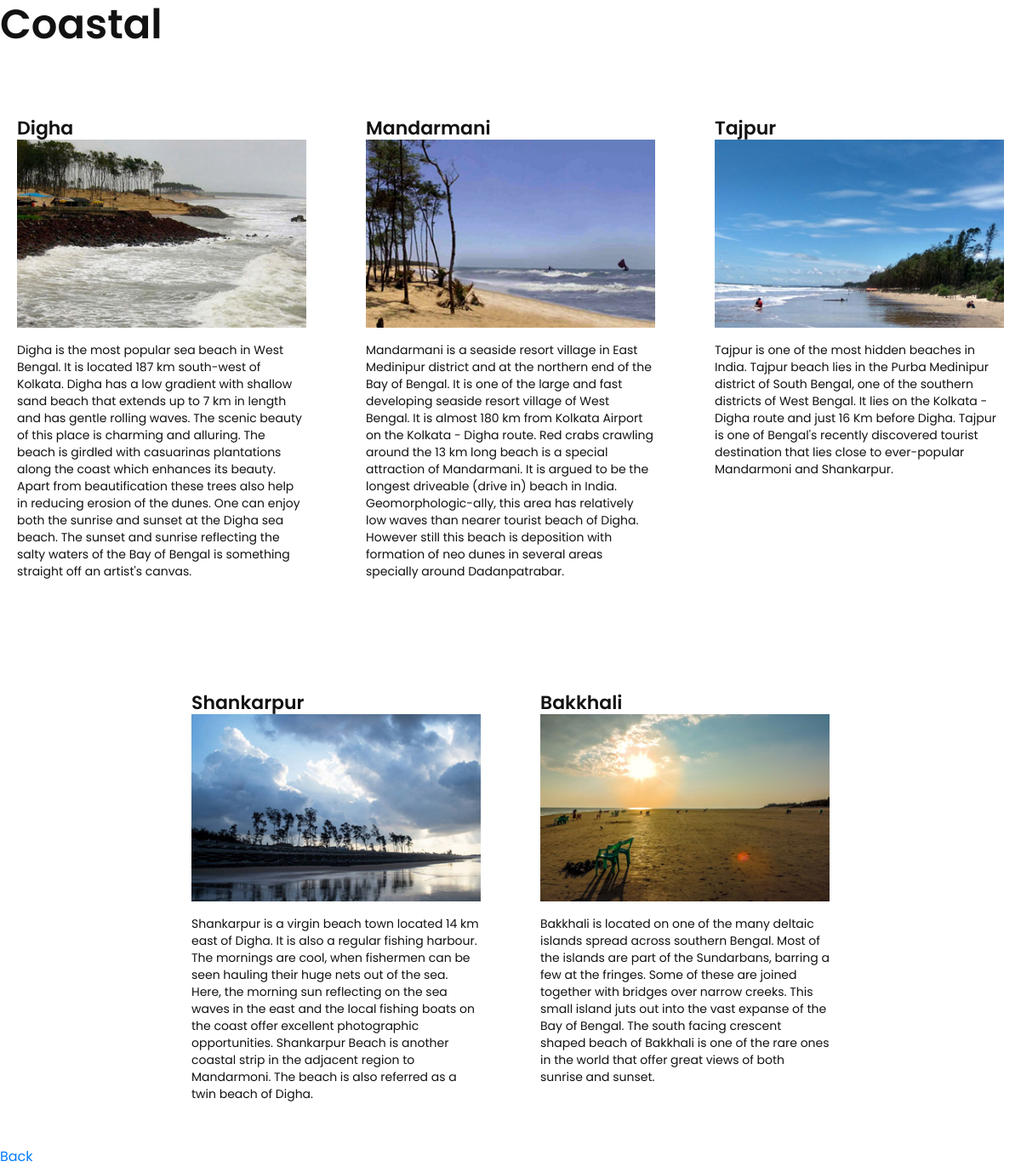
The app's page /destination.php?id=7 with its own data.
### tables this page shows
CREATE TABLE `destinations` (
  `id` int(10) NOT NULL,
  `category_id` int(10) NOT NULL,
  `name` varchar(80) NOT NULL,
  `description` varchar(800) NOT NULL,
  `cover` varchar(80) NOT NULL
);

### destination.php (the view, shortened to what this page needs)
<?php
    include('database/connection.php');
?>
<!doctype html>
<html lang="en">
<head>
    <link rel="stylesheet" href="bootstrap.min.css">
    <link rel="stylesheet" href="style.css">
</head>
<body>
    <?php
        $query = 'SELECT * FROM DESTINATIONS WHERE CATEGORY_ID=' . $_GET['id'];
        $result = mysqli_query($conn, $query);
    ?>
    <h1>
    </h1>
    <div class="row justify-content-center">
        <?php while ($row = mysqli_fetch_object($result)) { ?>
            <div class="col-lg-4 col-md-7 col-sm-9">
                <div class="single-features mt-40">
                    <div class="features-title-icon d-flex justify-content-between">
                        <h4 class="features-title">
                            <?php echo $row->name ?></a>
                        </h4>
                    </div>
                    <div class="features-content">
                        <img src="<?php echo $row->cover ?>" alt="cover">
                        <p class="text"><?php echo $row->description ?></p>
                    </div>
                </div>
            </div>
        <?php } ?>
    </div>
    <a href="index.php">Back</a>
</body>
</html>

### style.css (style rules this page uses)
body { font-family: "Poppins", sans-serif; font-weight: normal; font-style: normal; color: #121212; }
* { margin: 0; padding: 0; -webkit-box-sizing: border-box; -moz-box-sizing: border-box; box-sizing: border-box; }
img { max-width: 100%; }
i, a { display: inline-block; }
h1, h3, h4 { font-family: "Poppins", sans-serif; font-weight: 600; color: #121212; margin: 0px; }
h1 { font-size: 48px; }
h4 { font-size: 22px; }
p { font-size: 16px; font-weight: 400; line-height: 24px; color: #121212; margin: 0px; }
.mt-40 { margin-top: 40px; }
.single-features { padding: 40px 20px 52px; background-color: #fff; }
.single-features .features-content .text { font-size: 14px; line-height: 20px; color: #121212; margin-top: 16px; }

### records on screen
destinations: name "Digha", cover (picture), description "Digha is the most popular sea beach in West Bengal. It is located 187 km south-west of Kolkata. Digha has a low gradient with shallow sand beach that extends up to 7 km in length and has gentle rolling waves. The scenic beauty of this place is charming and alluring. The beach is girdled with casuarinas plantations along the coast which enhances its beauty. Apart from beautification these trees also help in reducing erosion of the dunes. One can enjoy both the sunrise and sunset at the Digha sea beach. The sunset and sunrise reflecting the salty waters of the Bay of Bengal is something straight off an artist's canvas."
destinations: name "Mandarmani", cover (picture), description "Mandarmani is a seaside resort village in East Medinipur district and at the northern end of the Bay of Bengal. It is one of the large and fast developing seaside resort village of West Bengal. It is almost 180 km from Kolkata Airport on the Kolkata - Digha route. Red crabs crawling around the 13 km long beach is a special attraction of Mandarmani. It is argued to be the longest driveable (drive in) beach in India. Geomorphologic-ally, this area has relatively low waves than nearer tourist beach of Digha. However still this beach is deposition with formation of neo dunes in several areas specially around Dadanpatrabar."
destinations: name "Tajpur", cover (picture), description "Tajpur is one of the most hidden beaches in India. Tajpur beach lies in the Purba Medinipur district of South Bengal, one of the southern districts of West Bengal. It lies on the Kolkata - Digha route and just 16 Km before Digha. Tajpur is one of Bengal's recently discovered tourist destination that lies close to ever-popular Mandarmoni and Shankarpur."
destinations: name "Shankarpur", cover (picture), description "Shankarpur is a virgin beach town located 14 km east of Digha. It is also a regular fishing harbour. The mornings are cool, when fishermen can be seen hauling their huge nets out of the sea. Here, the morning sun reflecting on the sea waves in the east and the local fishing boats on the coast offer excellent photographic opportunities. Shankarpur Beach is another coastal strip in the adjacent region to Mandarmoni. The beach is also referred as a twin beach of Digha."
destinations: name "Bakkhali", cover (picture), description "Bakkhali is located on one of the many deltaic islands spread across southern Bengal. Most of the islands are part of the Sundarbans, barring a few at the fringes. Some of these are joined together with bridges over narrow creeks. This small island juts out into the vast expanse of the Bay of Bengal. The south facing crescent shaped beach of Bakkhali is one of the rare ones in the world that offer great views of both sunrise and sunset."
